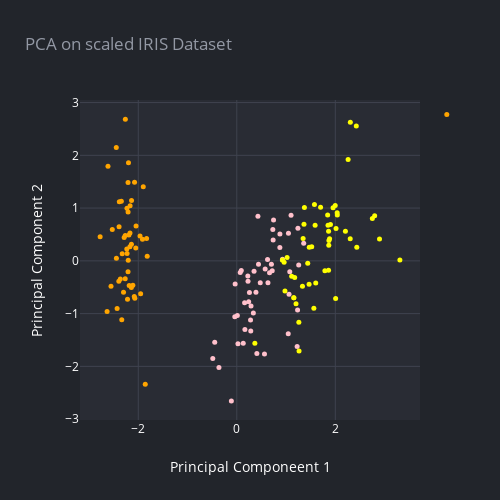

Here is the notebook cell this chart was saved with:
### Code cell
fig = go.Figure(
    data=[
        scatter(X_pca[:,0],X_pca[:,1], '', mode='markers', color = [['orange', 'pink', 'yellow'][a] for a in y], size=5, opacity=1)
    ]
)
render(fig, title='PCA on scaled IRIS Dataset', x_axis_title='Principal Componeent 1', y_axis_title='Principal Component 2')

### Figure 1 — Plotly figure (JSON) as saved in the notebook; plotly's stock layout.template omitted (floating-point values rounded to 4 significant figures; data arrays with more than 128 entries replaced by an {"elided": "..."} marker saying what was removed)
{"data": [{"marker": {"color": {"elided": "150 str values"}, "size": 5}, "mode": "markers", "name": "", "opacity": 1, "type": "scatter", "x": {"elided": "150 float values"}, "y": {"elided": "150 float values"}}], "layout": {"height": 500, "legend": {"font": {"color": "#ffffff"}}, "paper_bgcolor": "#22252B", "plot_bgcolor": "#292C34", "showlegend": true, "title": {"font": {"color": "#9398A4"}, "text": "PCA on scaled IRIS Dataset"}, "width": 500, "xaxis": {"autorange": true, "gridcolor": "#3F434F", "range": [-3.183, 3.719], "tickfont": {"color": "#ffffff"}, "title": {"font": {"color": "#ffffff"}, "text": "Principal Componeent 1"}, "type": "linear", "zeroline": false}, "yaxis": {"autorange": true, "gridcolor": "#3F434F", "range": [-3.017, 3.049], "tickfont": {"color": "#ffffff"}, "title": {"font": {"color": "#ffffff"}, "text": "Principal Component 2"}, "type": "linear", "zeroline": false}}}
